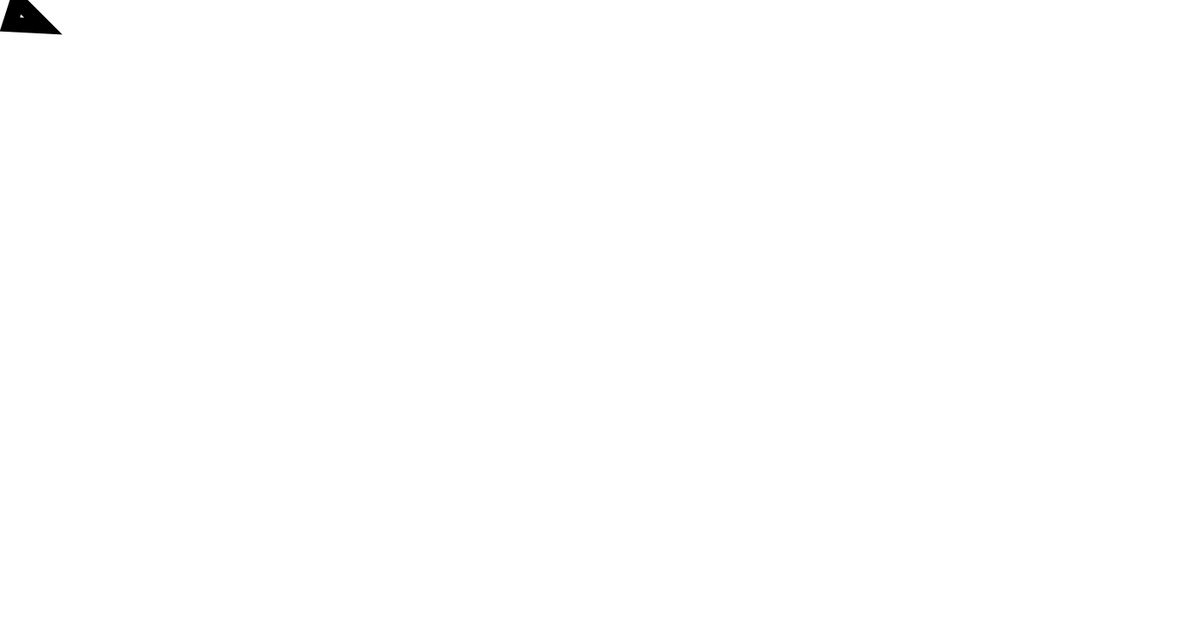
Frame 1 (no input)
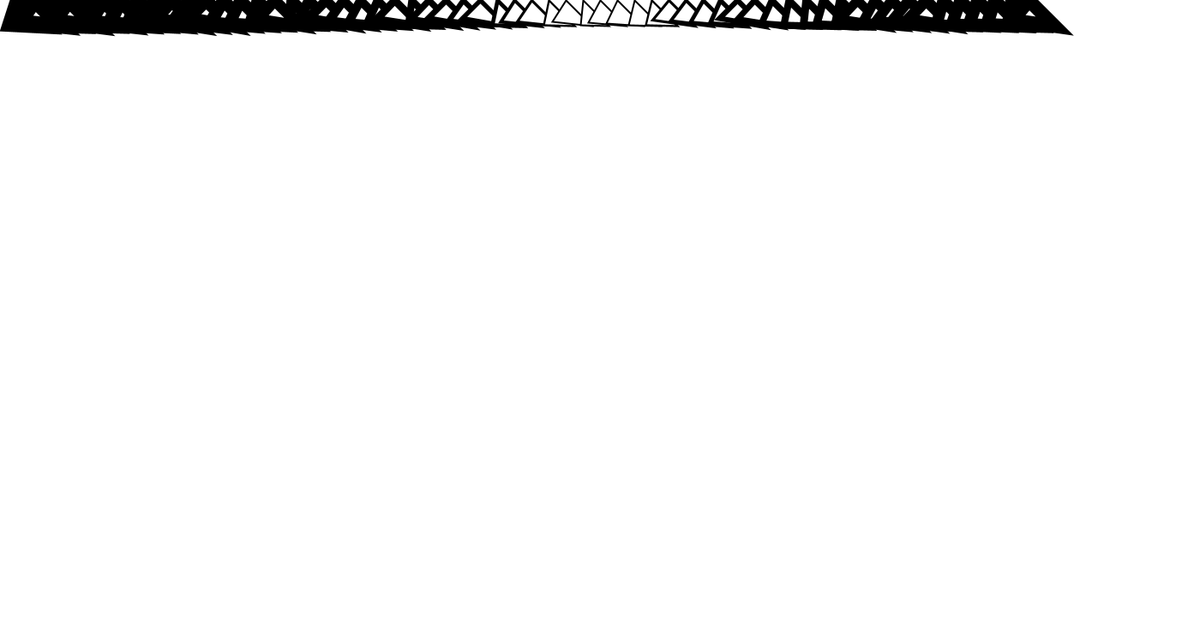
Frame 60 (the mouse pressed at the canvas centre just before this capture)
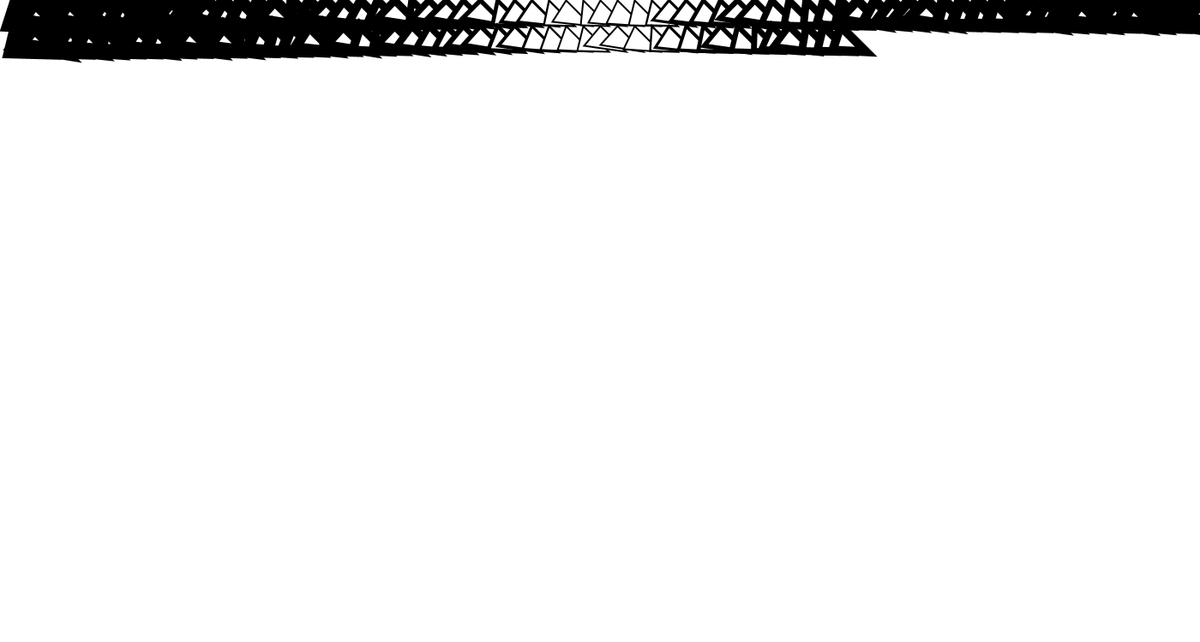
Frame 120 (the mouse held since frame 60 and released just before this capture)

The Processing sketch that drew these frames (run headless with seeded random() and noise(); from frame 60 on, the mouse is pressed at the canvas centre):

// Processing sketch: projet4
// ── projet4.pde
int X=0;
int Y=0;
int X1=20;
int Y1=30;
float valsin;
int i=0;
float rand;

void setup(){
  frameRate(3000);
  size(1400,750);
  background(255);
}
void draw(){
    X+=20;
    X1+=20;
    valsin = abs((cos((X*PI)/1400))*3.5)*5;
    if (valsin<=2)
    {
      valsin=2;
    }
    strokeWeight(valsin);
    rand=random(PI/4,PI/2);
    //line(X-30,Y+30,X,Y);
    triangle(X-cos(rand)*30,Y+sin(rand)*30,X,Y,X+30,Y+30);
    //line(X,Y,X1,Y1);
    if (X>1400)
    {
    X=0;
    X1=20;
    Y+=30;
    Y1+=30;
    }
  }
